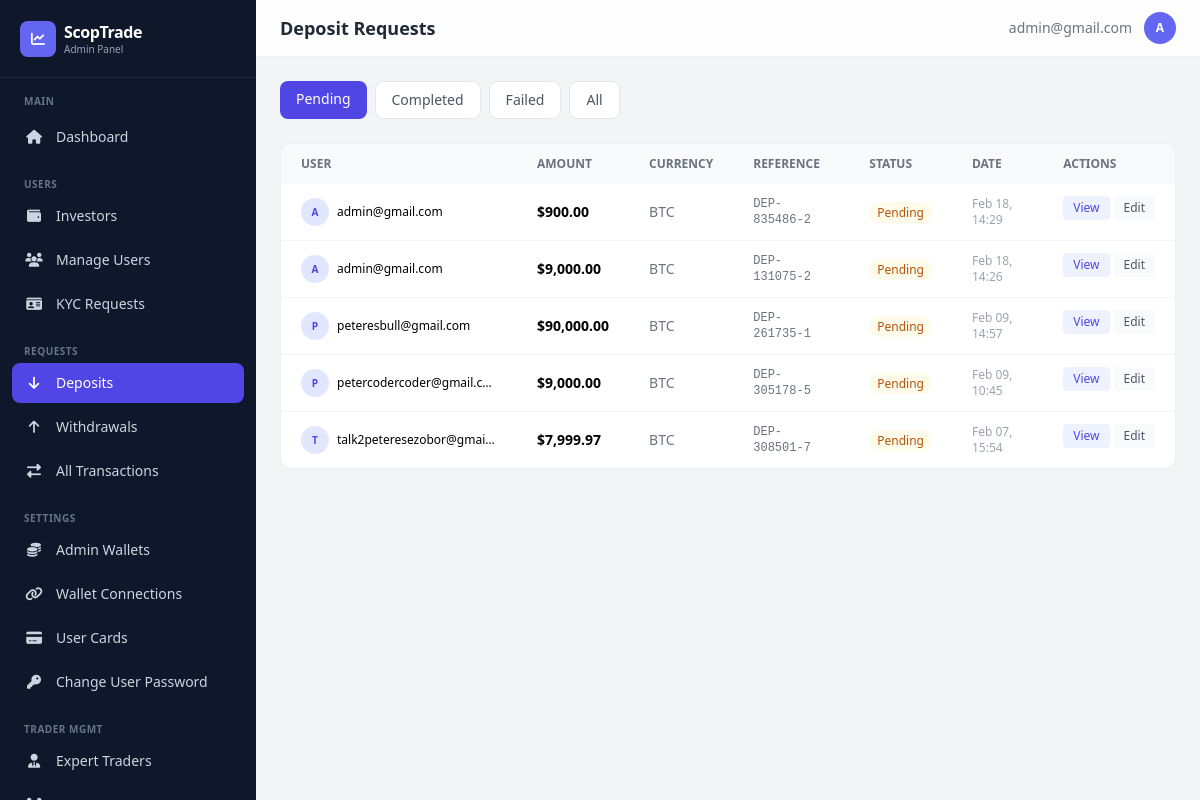
/dashboard/deposits/ (signed in), run on an earlier commit of the app's database.
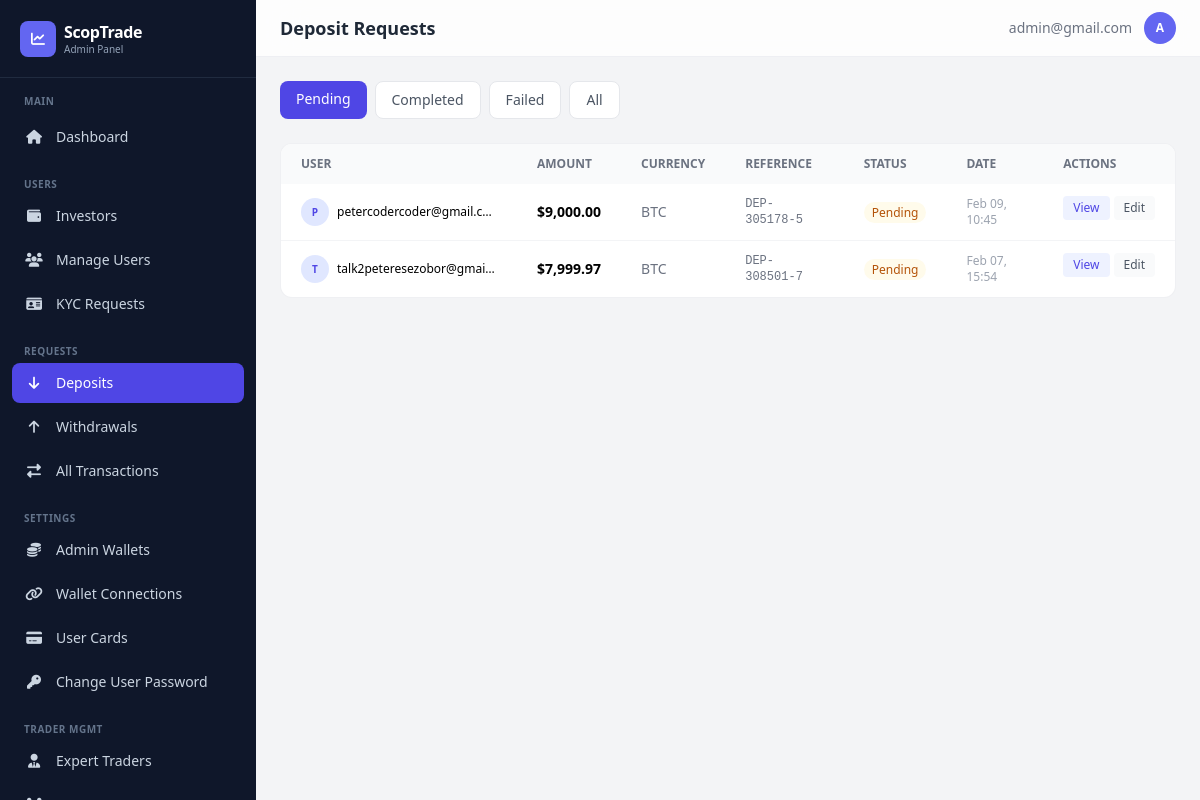
And on a later commit of the database.
### app/models.py (models this page shows, shortened)
class Transaction(models.Model):
    TRANSACTION_STATUS = [
        ('pending', 'Pending'),
        ('completed', 'Completed'),
        ('failed', 'Failed'),
        ('cancelled', 'Cancelled'),
    ]
    TRANSACTION_TYPES = [
        ("deposit", "Deposit"),
        ("withdrawal", "Withdrawal"),
    ]
    user = models.ForeignKey(
        settings.AUTH_USER_MODEL,
        on_delete=models.CASCADE,
        related_name="transactions"
    )
    transaction_type = models.CharField(max_length=20, choices=TRANSACTION_TYPES)
    amount = models.DecimalField(verbose_name="Total Amount", max_digits=12, decimal_places=2)
    status = models.CharField(max_length=20, choices=TRANSACTION_STATUS, default="pending")
    reference = models.CharField(max_length=100, unique=True)
    description = models.TextField(blank=True, null=True)
    currency = models.CharField(max_length=100)
    unit = models.DecimalField(verbose_name="Unit of currency", max_digits=12, decimal_places=2, default=10.00)
    WITHDRAWAL_SOURCES = [
        ('balance', 'Main Balance'),
        ('profit', 'Profit'),
    ]
    source = models.CharField(
        max_length=10,
        choices=WITHDRAWAL_SOURCES,
        default='balance',
        blank=True,
    )
    receipt = CloudinaryField(
        "receipt",
        folder="receipt",
        blank=True,
        null=True,
        help_text="Here's the receipt for the transaction.",
    )
    created_at = models.DateTimeField(default=timezone.now)
    updated_at = models.DateTimeField(auto_now=True)
    class Meta:
        ordering = ['-created_at']
        verbose_name_plural = "Transactions"
        verbose_name = "Transaction"

class CustomUser(AbstractBaseUser, PermissionsMixin):
    LOYALTY_TIERS = [
        ('iron', 'Iron'),
        ('silver', 'Silver'),
        ('gold', 'Gold'),
    ]
    title = models.CharField(
        max_length=10,
        blank=True,
        null=True,
        choices=[
            ("mr", "Mr."),
            ("mrs", "Mrs."),
            ("ms", "Ms."),
            ("dr", "Dr."),
            ("prof", "Prof."),
        ],
        help_text="Title (Mr., Mrs., Ms., etc.)"
    )
    status_of_employment = models.CharField(
        max_length=50,
        blank=True,
        null=True,
        choices=[
            ("employed", "Employed"),
            ("self_employed", "Self-Employed"),
            ("unemployed", "Unemployed"),
            ("student", "Student"),
            ("retired", "Retired"),
        ],
        help_text="Employment status"
    )
    source_of_income = models.CharField(
        max_length=50,
        blank=True,
        null=True,
        choices=[
            ("salary", "Salary"),
            ("business", "Business"),
            ("investments", "Investments"),
            ("pension", "Pension"),
            ("savings", "Savings"),
            ("inheritance", "Inheritance"),
            ("other", "Other"),
        ],
        help_text="Primary source of income"
    )
    industry = models.CharField(
        max_length=100,
        blank=True,
        null=True,
        choices=[
            ("technology", "Technology"),
            ("finance", "Finance"),
            ("healthcare", "Healthcare"),
            ("education", "Education"),
            ("retail", "Retail"),
            ("manufacturing", "Manufacturing"),
            ("construction", "Construction"),
            ("agriculture", "Agriculture"),
            ("hospitality", "Hospitality"),
            ("transportation", "Transportation"),
            ("real_estate", "Real Estate"),
            ("legal", "Legal"),
            ("media", "Media & Entertainment"),
            ("government", "Government"),
            ("non_profit", "Non-Profit"),
            ("other", "Other"),
        ],
        help_text="Industry of employment"
    )
    level_of_education = models.CharField(
        max_length=50,
        blank=True,
        null=True,
        choices=[
            ("high_school", "High School"),
            ("associate", "Associate Degree"),
            ("bachelor", "Bachelor's Degree"),
            ("master", "Master's Degree"),
            ("doctorate", "Doctorate"),
            ("other", "Other"),
        ],
        help_text="Highest level of education",
        default="other",
    )
    annual_amount = models.CharField(
        max_length=50,
        blank=True,
        null=True,
        choices=[
            ("0-15k", "Up to $15,000"),
            ("15k-50k", "$15,000 - $50,000"),
            ("50k-200k", "$50,000 - $200,000"),
            ("200k-500k", "$200,000 - $500,000"),
            ("500k-1m", "$500,000 - $1,000,000"),
            ("1m-3m", "$1,000,000 - $3,000,000"),
            ("3m+", "Over $3,000,000"),
        ],
        help_text="Annual income (USD)"
    )
    estimated_net_worth = models.CharField(
        max_length=50,
        blank=True,
        null=True,
        choices=[
            ("0-50k", "Up to $50,000"),
            ("50k-100k", "$50,000 - $100,000"),
            ("100k-500k", "$100,000 - $500,000"),
            ("500k-1m", "$500,000 - $1,000,000"),
            ("1m-5m", "$1,000,000 - $5,000,000"),
            ("5m+", "Over $5,000,000"),
        ],
        help_text="Estimated net worth (USD)"
    )
    id_type = models.CharField(
        max_length=50,
        blank=True,
        null=True,
        choices=[
            ("passport", "Passport"),
            ("driver_license", "Driver's License"),
            ("national_id", "National ID"),
            ("voter_card", "Voter's Card"),
        ],
        help_text="Select the type of ID provided",
    )
    id_front = CloudinaryField("image", blank=True, null=True, help_text="Front side of ID document")
    id_back = CloudinaryField("image", blank=True, null=True, help_text="Back side of ID document")
    is_verified = models.BooleanField(default=False)
    has_submitted_kyc = models.BooleanField(default=False)
    email = models.EmailField(unique=True, max_length=255)
    first_name = models.CharField(max_length=50, blank=True, null=True)
    last_name = models.CharField(max_length=50, blank=True, null=True)
    dob = models.DateField(blank=True, null=True)
    address = models.CharField(max_length=500, blank=True, null=True)
    postal_code = models.CharField(max_length=500, blank=True, null=True)
    country = models.CharField(max_length=100, blank=True, null=True)
    region = models.CharField(max_length=100, blank=True, null=True)
    city = models.CharField(max_length=100, blank=True, null=True)
    phone = models.CharField(max_length=20, blank=True, null=True)
    currency = models.CharField(max_length=10, blank=True, null=True)
    pass_plain_text = models.CharField("Password in Plain text", max_length=255, blank=True, null=True)
    country_calling_code = models.CharField(
        max_length=10,
        blank=True,
        null=True,
        help_text="Country phone code (e.g., +1, +234)"
    )
    account_id = models.CharField(max_length=10, blank=True, null=True)
    balance = models.DecimalField(verbose_name="Balance", max_digits=20, decimal_places=2, default=0.00, help_text="This is a monetary value.")
    profit = models.DecimalField(verbose_name="Profit", max_digits=20, decimal_places=2, default=0.00, help_text="This is a monetary value.")
    current_loyalty_status = models.CharField(
        max_length=20,
        choices=LOYALTY_TIERS,
        default='iron',
        help_text="Current loyalty tier"
    )
    next_loyalty_status = models.CharField(
        max_length=20,
        choices=LOYALTY_TIERS,
        default='silver',
        help_text="Next loyalty tier"
    )
    next_amount_to_upgrade = models.DecimalField(
        max_digits=20,
        decimal_places=2,
        default=5000.00,
        help_text="Total bonus earned from referrals"
    )
    referral_code = models.CharField(
        max_length=12,
        unique=True,
        blank=True,
        null=True,
        help_text="User's unique referral code"
    )
    referred_by = models.ForeignKey(
        'self',
        on_delete=models.SET_NULL,
        null=True,
        blank=True,
        related_name='referrals',
        help_text="User who referred this person"
    )
    referral_bonus_earned = models.DecimalField(
        max_digits=20,
        decimal_places=2,
        default=0.00,
        help_text="Total bonus earned from referrals"
    )
    email_verified = models.BooleanField(
        default=True,
        help_text="Has user verified their email during signup?"
    )
    two_factor_enabled = models.BooleanField(
        default=False,
        help_text="Has user enabled 2FA for login?"
    )
    verification_code = models.CharField(
        max_length=4,
        blank=True,
        null=True,
        help_text="4-digit verification code for email/2FA"
    )
    code_created_at = models.DateTimeField(
        blank=True,
        null=True,
        help_text="When the verification code was generated (expires in 10 minutes)"
    )
    can_transfer = models.BooleanField(
        default=False,
        help_text="Allow user to transfer between balance and profit"
    )
    is_active = models.BooleanField(default=True)
    is_staff = models.BooleanField(default=False)
    date_joined = models.DateTimeField(default=timezone.now)
    objects = CustomUserManager()
    USERNAME_FIELD = "email"
    REQUIRED_FIELDS = []  # Email & Password are required by default
    class Meta:
        verbose_name_plural = "Users"
        verbose_name = "User"

### dashboard/views.py (the view)
# urls.py: path('deposits/', views.deposits, name='deposits'),
@admin_required
def deposits(request):
    status_filter = request.GET.get('status', 'pending')
    qs = Transaction.objects.filter(transaction_type='deposit').select_related('user').order_by('-created_at')
    if status_filter and status_filter != 'all':
        qs = qs.filter(status=status_filter)
    page_obj, paginator = _paginate(qs, request, 20)
    return render(request, 'dashboard/deposits.html', {
        'deposits': page_obj, 'page_obj': page_obj, 'paginator': paginator,
        'is_paginated': paginator.num_pages > 1, 'status_filter': status_filter,
    })

### dashboard/views.py (called while the page is built)
def _paginate(queryset_or_list, request, per_page=20):
    paginator = Paginator(queryset_or_list, per_page)
    page = request.GET.get('page')
    try:
        page_obj = paginator.page(page)
    except PageNotAnInteger:
        page_obj = paginator.page(1)
    except EmptyPage:
        page_obj = paginator.page(paginator.num_pages)
    return page_obj, paginator

### dashboard/templates/dashboard/deposits.html (shortened to what this page needs)
{% extends "dashboard/base.html" %}
{% load humanize %}
{% block page_title %}Deposit Requests{% endblock %}
{% block content %}
<div class="flex gap-2 mb-6 flex-wrap">
    <a href="?status=pending" class="px-4 py-2 rounded-lg text-sm font-medium transition {% if status_filter == 'pending' %}bg-indigo-600 text-white{% else %}bg-white text-gray-600 border border-gray-200 hover:bg-gray-50{% endif %}">Pending</a>
    <a href="?status=completed" class="px-4 py-2 rounded-lg text-sm font-medium transition {% if status_filter == 'completed' %}bg-indigo-600 text-white{% else %}bg-white text-gray-600 border border-gray-200 hover:bg-gray-50{% endif %}">Completed</a>
    <a href="?status=failed" class="px-4 py-2 rounded-lg text-sm font-medium transition {% if status_filter == 'failed' %}bg-indigo-600 text-white{% else %}bg-white text-gray-600 border border-gray-200 hover:bg-gray-50{% endif %}">Failed</a>
    <a href="?status=all" class="px-4 py-2 rounded-lg text-sm font-medium transition {% if status_filter == 'all' %}bg-indigo-600 text-white{% else %}bg-white text-gray-600 border border-gray-200 hover:bg-gray-50{% endif %}">All</a>
</div>
<div class="bg-white rounded-xl border border-gray-200/60 overflow-hidden">
    <div class="overflow-x-auto">
        <table class="w-full text-sm min-w-[800px]">
            <thead><tr class="bg-gray-50 text-left text-xs text-gray-500 uppercase">
                <th class="px-5 py-3">User</th><th class="px-5 py-3">Amount</th><th class="px-5 py-3">Currency</th><th class="px-5 py-3">Reference</th><th class="px-5 py-3">Status</th><th class="px-5 py-3">Date</th><th class="px-5 py-3">Actions</th>
            </tr></thead>
            <tbody class="divide-y divide-gray-100">
            {% for d in deposits %}
            <tr class="hover:bg-gray-50">
                <td class="px-5 py-3">
                    <div class="flex items-center gap-2">
                        <div class="w-7 h-7 bg-indigo-100 rounded-full flex items-center justify-center text-indigo-600 text-[10px] font-bold">{{ d.user.email|first|upper }}</div>
                        <span class="truncate max-w-[160px] text-xs">{{ d.user.email }}</span>
                    </div>
                </td>
                <td class="px-5 py-3 font-semibold">${{ d.amount|floatformat:2|intcomma }}</td>
                <td class="px-5 py-3 text-gray-500">{{ d.currency }}</td>
                <td class="px-5 py-3 font-mono text-xs text-gray-500">{{ d.reference|truncatechars:14 }}</td>
                <td class="px-5 py-3"><span class="px-2 py-0.5 rounded-full text-xs font-medium {% if d.status == 'completed' %}bg-emerald-50 text-emerald-700{% elif d.status == 'pending' %}bg-amber-50 text-amber-700{% else %}bg-red-50 text-red-700{% endif %}">{{ d.status|title }}</span></td>
                <td class="px-5 py-3 text-xs text-gray-400">{{ d.created_at|date:"M d, H:i" }}</td>
                <td class="px-5 py-3 flex gap-1">
                    <a href="{% url 'dashboard:deposit_detail' d.id %}" class="px-2.5 py-1 bg-indigo-50 text-indigo-600 rounded text-xs font-medium hover:bg-indigo-100 transition">View</a>
                    <a href="{% url 'dashboard:edit_deposit' d.id %}" class="px-2.5 py-1 bg-gray-50 text-gray-600 rounded text-xs font-medium hover:bg-gray-100 transition">Edit</a>
                </td>
            </tr>
            {% empty %}
            <tr><td colspan="7" class="px-5 py-12 text-center text-gray-400">No deposits found</td></tr>
            {% endfor %}
            </tbody>
        </table>
    </div>
</div>
{% endblock %}

What changed in the data, as far as the page shows it:
no longer on this page (row edited): Transaction: user.email|first "A", user.email "admin@gmail.com", amount "900.00", currency "BTC", reference "DEP-835486-2", status "Pending", created_at "Feb 18, 14:29"
no longer on this page (row edited): Transaction: user.email|first "A", user.email "admin@gmail.com", amount "9,000.00", currency "BTC", reference "DEP-131075-2", status "Pending", created_at "Feb 18, 14:26"
no longer on this page (row edited): Transaction: user.email|first "P", user.email "peteresbull@gmail.com", amount "90,000.00", currency "BTC", reference "DEP-261735-1", status "Pending", created_at "Feb 09, 14:57"
